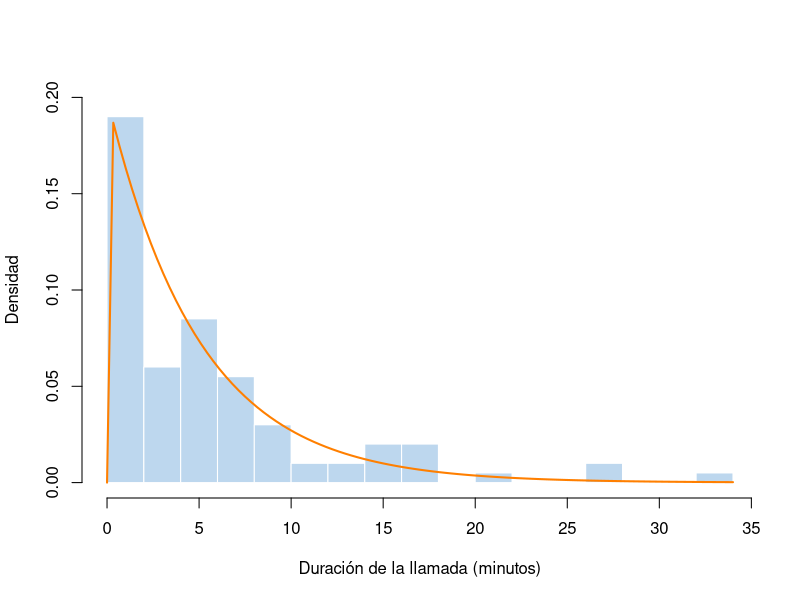
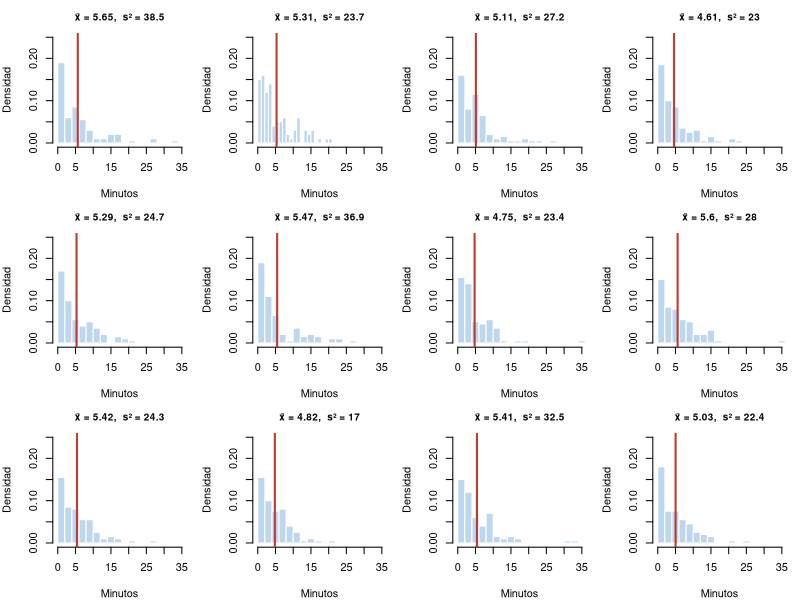

The R script that drew these images, in order:
## ---- chunk 1
knitr::opts_chunk$set(echo = TRUE, message = FALSE, warning = FALSE, comment = NA, collapse = FALSE)
## ---- chunk 2
set.seed(2026)
llamadas <- rexp(100, rate = 1/5)
round(head(llamadas, 10), 2)   # las primeras 10 duraciones, en minutos
## ---- chunk 3
hist(llamadas, breaks = 20, freq = FALSE, col = "#BDD7EE", border = "white",
     main = "", xlab = "Duración de la llamada (minutos)", ylab = "Densidad", ylim = c(0, 0.2))
curve(dexp(x, rate = 1/5), add = TRUE, col = "#FF7F00", lwd = 2)
## ---- chunk 4
mean(llamadas)          # estimación de la media, que es 5
var(llamadas)           # estimación de la varianza, que es 25
mean(llamadas > 10)     # estimación de P(X > 10), que es exp(-2) = 0.135
## ---- chunk 5
set.seed(2026)
muestras <- replicate(12, rexp(100, rate = 1/5))   # cada columna es una muestra
medias <- apply(muestras, 2, mean)
varianzas <- apply(muestras, 2, var)
round(medias, 2)
round(varianzas, 1)
## ---- chunk 6
par(mfrow = c(3, 4), mar = c(4, 4, 2.5, 1))
for (j in 1:12) {
  hist(muestras[, j], breaks = 15, freq = FALSE, col = "#BDD7EE", border = "white",
       xlim = c(0, 35), ylim = c(0, 0.25), xlab = "Minutos", ylab = "Densidad",
       main = paste0("x̄ = ", round(medias[j], 2), ",  s² = ", round(varianzas[j], 1)), cex.main = 0.9)
  abline(v = medias[j], col = "#C0392B", lwd = 2)
}
## ---- chunk 7
set.seed(2026)
medias_1000 <- apply(replicate(12, rexp(1000, rate = 1/5)), 2, mean)
round(medias_1000, 2)
round(range(medias_1000), 2)
## ---- chunk 8
mean(llamadas < 2)
pexp(2, rate = 1/5)
